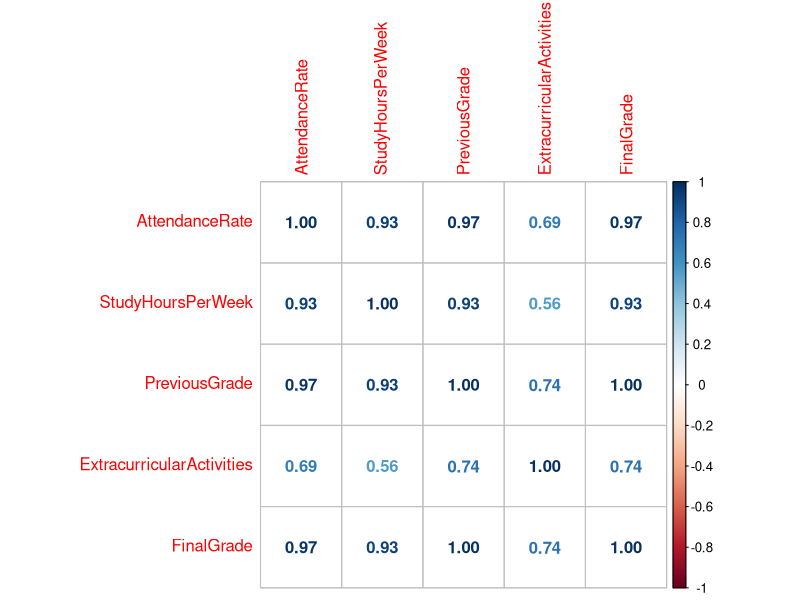

R code for this plot:
# Load dataset
StudentData <- read.csv("data/student_performance.csv", colClasses = c(
  Gender = "factor",
  AttendanceRate = "numeric",
  StudyHoursPerWeek = "numeric",
  PreviousGrade = "numeric",
  ExtracurricularActivities = "numeric",
  ParentalSupport = "factor",
  FinalGrade = "numeric"
))

# Preview structure and data
str(StudentData)
head(StudentData)
View(StudentData)

# Measures of Frequency
# Frequency of Gender
table(StudentData$Gender)

# Frequency of Parental Support levels
table(StudentData$ParentalSupport)

# Measures of Central Tendency
# Central Tendency: Mean & Median
mean(StudentData$AttendanceRate)
median(StudentData$AttendanceRate)

mean(StudentData$StudyHoursPerWeek)
median(StudentData$StudyHoursPerWeek)

mean(StudentData$FinalGrade)
median(StudentData$FinalGrade)

# Mode function (for categorical/factor or numeric variables)
get_mode <- function(v) {
  uniqv <- unique(v)
  uniqv[which.max(tabulate(match(v, uniqv)))]
}

get_mode(StudentData$ParentalSupport)
get_mode(StudentData$Gender)

# Measures of Distribution
# Standard Deviation
sd(StudentData$AttendanceRate)
sd(StudentData$StudyHoursPerWeek)
sd(StudentData$FinalGrade)

# Range
range(StudentData$AttendanceRate)
range(StudentData$StudyHoursPerWeek)
range(StudentData$FinalGrade)

# IQR (Interquartile Range)
IQR(StudentData$AttendanceRate)
IQR(StudentData$StudyHoursPerWeek)
IQR(StudentData$FinalGrade)

# Correlation matrix for numeric predictors and FinalGrade
numeric_vars <- StudentData[, sapply(StudentData, is.numeric)]
cor(numeric_vars)

# Visual correlation plot (optional)
# install.packages("corrplot") if needed
library(corrplot)
corrplot(cor(numeric_vars), method = "number")



